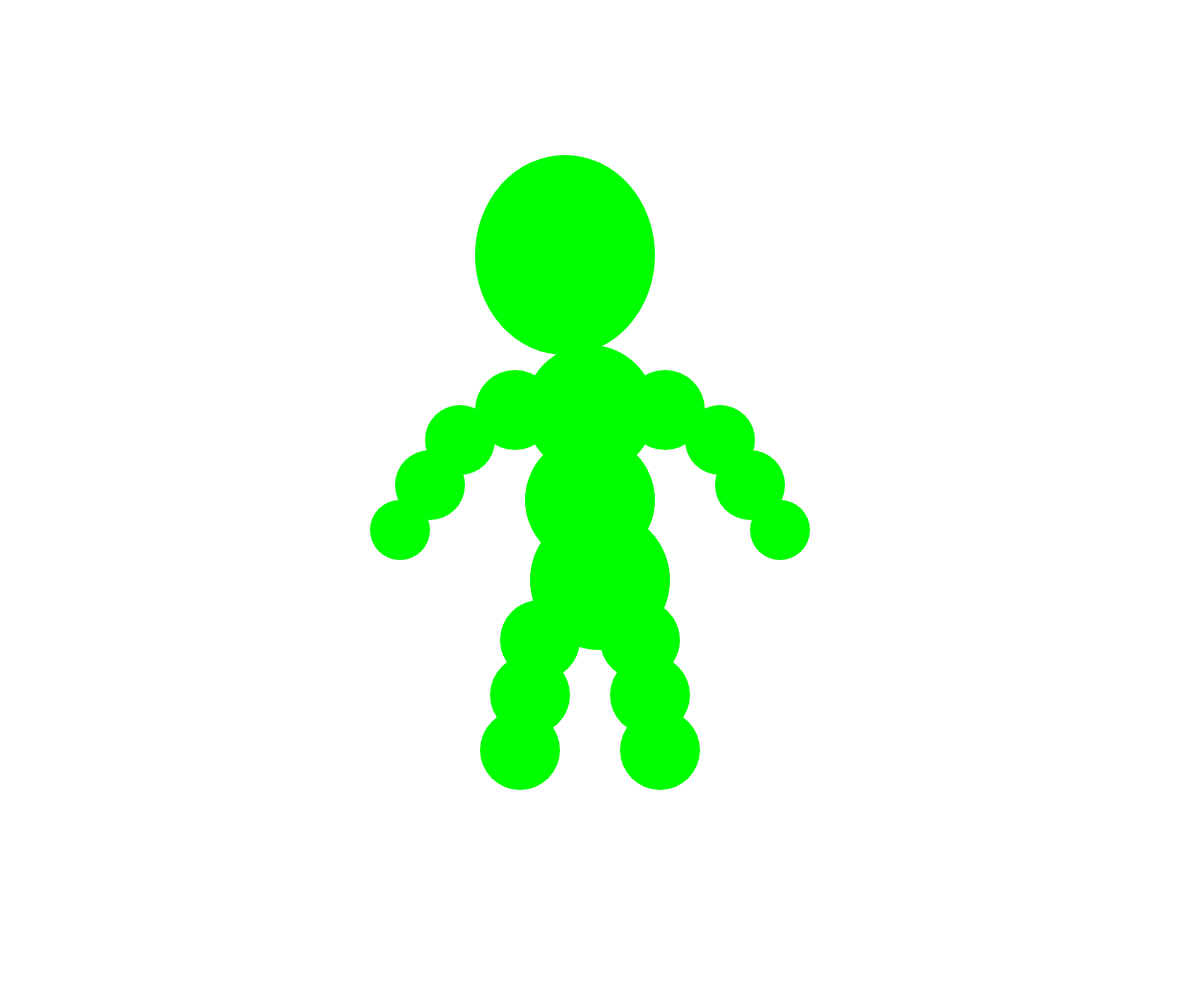
Frame 1 (no input)
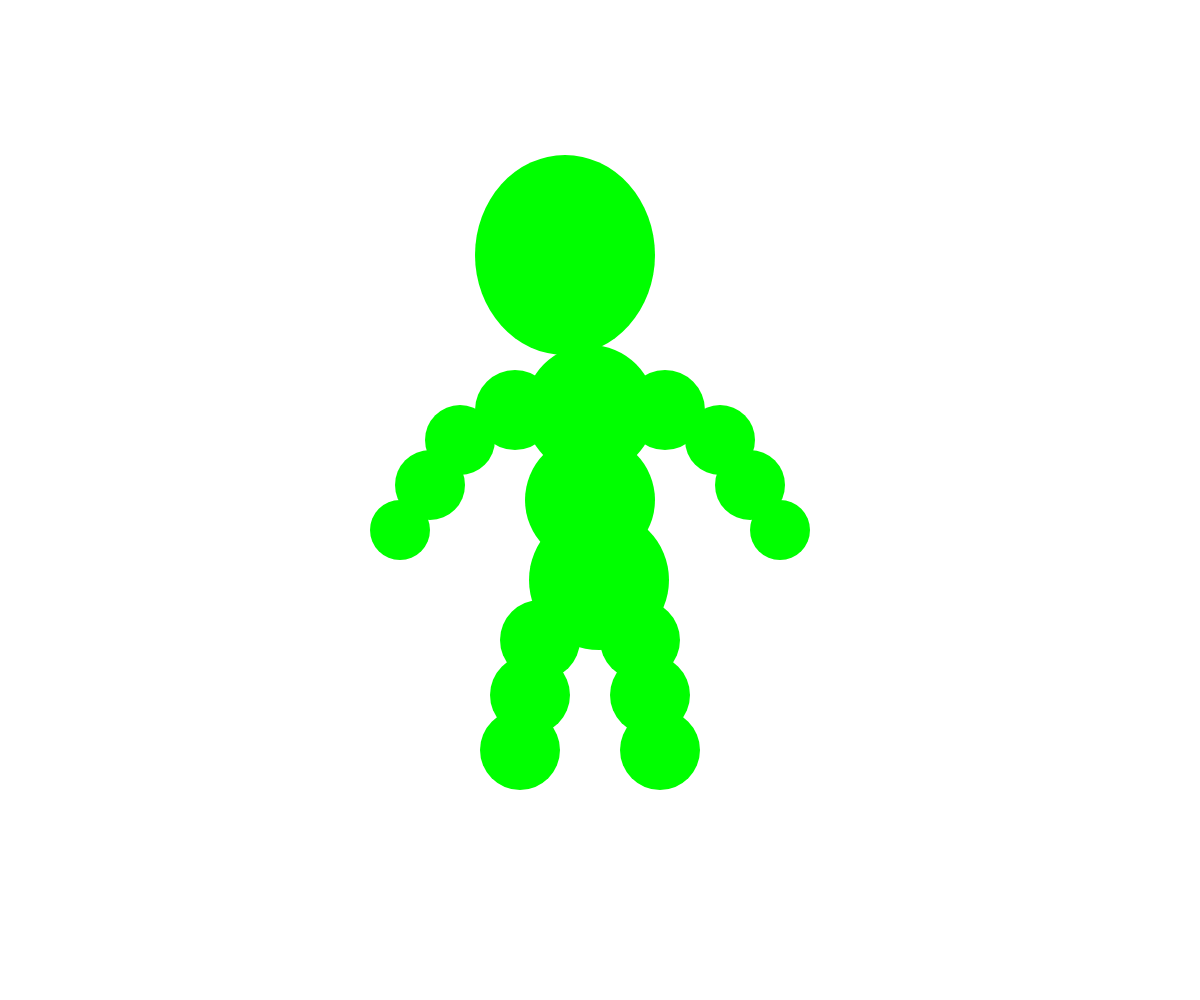
Frame 60 (no input)
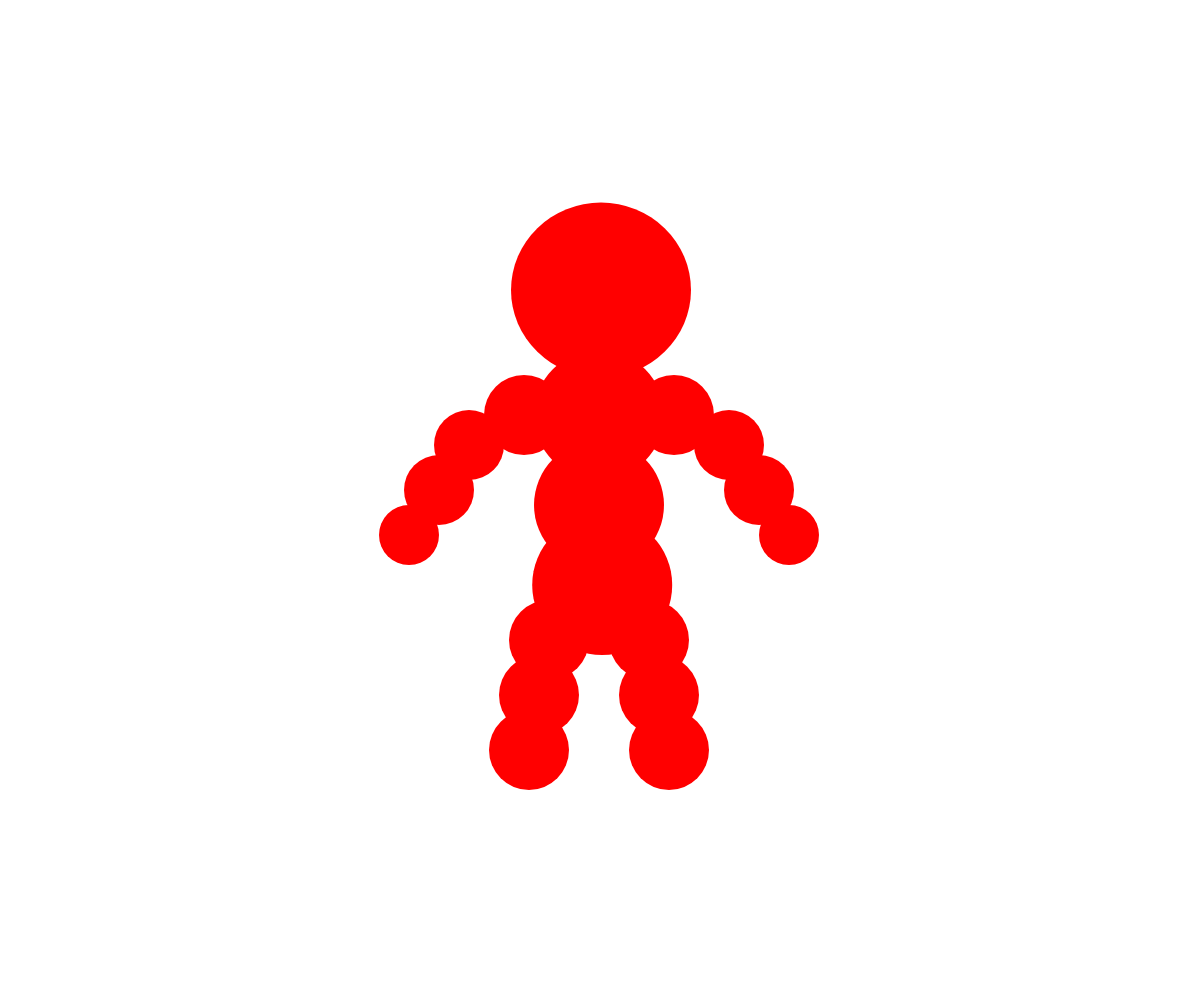
Frame 120 (the mouse pressed at the canvas centre since frame 60)

The p5.js sketch that drew these frames (run headless with seeded random() and noise() and a simulated clock; from frame 60 on, the mouse is pressed at the canvas centre):

// p5.js sketch
// ── sketch.js
let c = [];
let speed = 0.2;
let animX = 0;
let fillr = [0, 255, 0, 50, 255];
let fillg = [255, 0, 0, 50, 100];
let fillb = [0, 0, 255, 50, 0];
let count = 0;

function setup() {
  createCanvas(windowWidth, windowHeight);
  background(255);
}

function draw() {
  background(255);
  fill(fillr[count], fillg[count], fillb[count]);
  noStroke();

  //Mouse interactives
  const transX1 = mouseX * 0.06 - 35;
  const transX2 = mouseX * 0.015 - 10;
  const transY1 = mouseY * 0.07 - 35;
  const transY2 = mouseY * 0.01 - 10;

  //Character (c)
  //Head
  c[0] = ellipse(
    width / 2 + transX1,
    height / 2 - 210 + transY1,
    180,
    200 - mouseY * 0.05
  );

  //Chest
  c[1] = circle(width / 2 + transX2, height / 2 - 80 + transY2, 130);

  //Torso
  c[2] = circle(width / 2 + transX2, height / 2 + 10 + transY2, 130);

  //Hip
  c[3] = circle(width / 2 + animX, height / 2 + 90 + transY2, 140);
  //Hip animate
  animX += speed;
  if (animX < -5.3) {
    speed *= -1;
  } else if (animX > 5.3) {
    speed *= -1;
  }

  //Left Arm
  c[4] = circle(width / 2 + transX2 - 75, height / 2 - 80 + transY2, 80);
  c[5] = circle(width / 2 + transX2 - 130, height / 2 - 50 + transY2, 70);
  c[6] = circle(width / 2 + transX2 - 160, height / 2 - 5 + transY2, 70);
  c[7] = circle(width / 2 + transX2 - 190, height / 2 + 40 + transY2, 60);

  //Right Arm
  c[8] = circle(width / 2 + transX2 + 75, height / 2 - 80 + transY2, 80);
  c[9] = circle(width / 2 + transX2 + 130, height / 2 - 50 + transY2, 70);
  c[10] = circle(width / 2 + transX2 + 160, height / 2 - 5 + transY2, 70);
  c[11] = circle(width / 2 + transX2 + 190, height / 2 + 40 + transY2, 60);

  //Left Leg
  c[12] = circle(width / 2 + transX2 - 50, height / 2 + 140, 80);
  c[13] = circle(width / 2 + transX2 - 60, height / 2 + 195, 80);
  c[14] = circle(width / 2 + transX2 - 70, height / 2 + 250, 80);

  //Right Leg
  c[15] = circle(width / 2 + transX2 + 50, height / 2 + 140, 80);
  c[16] = circle(width / 2 + transX2 + 60, height / 2 + 195, 80);
  c[17] = circle(width / 2 + transX2 + 70, height / 2 + 250, 80);
}

function mousePressed() {
  fillr[count];
  fillg[count];
  fillb[count];
  count++;
  if (count > fillr.length - 1) {
    count = 0;
  }

  fill(255, 0, 0);
  circle(mouseX, mouseY, 20);
}

function windowResized() {
  resizeCanvas(windowWidth, windowHeight);
}

// ── index.css
body {
  margin: 0;
  padding: 0;
  overflow: hidden;
  cursor: pointer;
}
